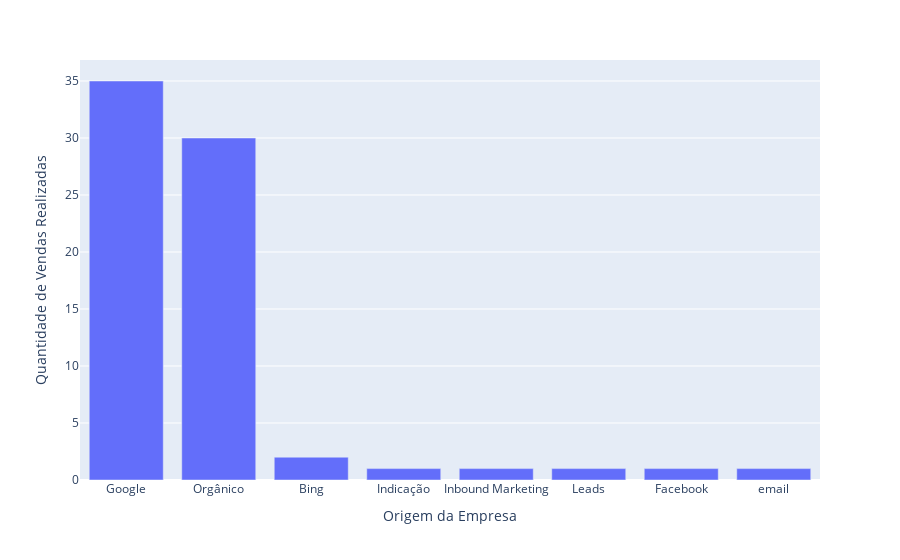

Source (notebook cell):
### Markdown cell above
### Olhando para a origem de cada Lead:

### Code cell
ax = venda["ORIGEM"].value_counts().index
ay = venda["ORIGEM"].value_counts().values

fig = px.bar(df1, x=ax, y=ay, labels={
                     'x': "Origem da Empresa",
                     'y': "Quantidade de Vendas Realizadas"
                 })
fig.show()

### Figure 1 — Plotly figure (JSON) as saved in the notebook; plotly's stock layout.template omitted (floating-point values rounded to 4 significant figures)
{"data": [{"alignmentgroup": "True", "hovertemplate": "Origem da Empresa=%{x}<br>Quantidade de Vendas Realizadas=%{y}<extra></extra>", "legendgroup": "", "marker": {"color": "#636efa", "pattern": {"shape": ""}}, "name": "", "offsetgroup": "", "orientation": "v", "showlegend": false, "textposition": "auto", "type": "bar", "x": ["Google", "Orgânico", "Bing", "Indicação", "Inbound Marketing", "Leads", "Facebook", "email"], "xaxis": "x", "y": [35, 30, 2, 1, 1, 1, 1, 1], "yaxis": "y"}], "layout": {"barmode": "relative", "legend": {"tracegroupgap": 0}, "margin": {"t": 60}, "xaxis": {"anchor": "y", "domain": [0, 1], "title": {"text": "Origem da Empresa"}}, "yaxis": {"anchor": "x", "domain": [0, 1], "title": {"text": "Quantidade de Vendas Realizadas"}}}}
